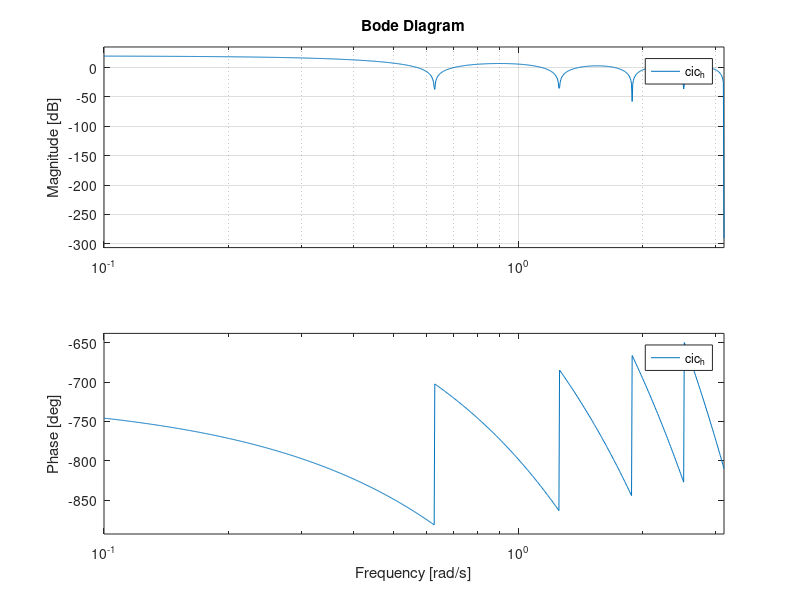
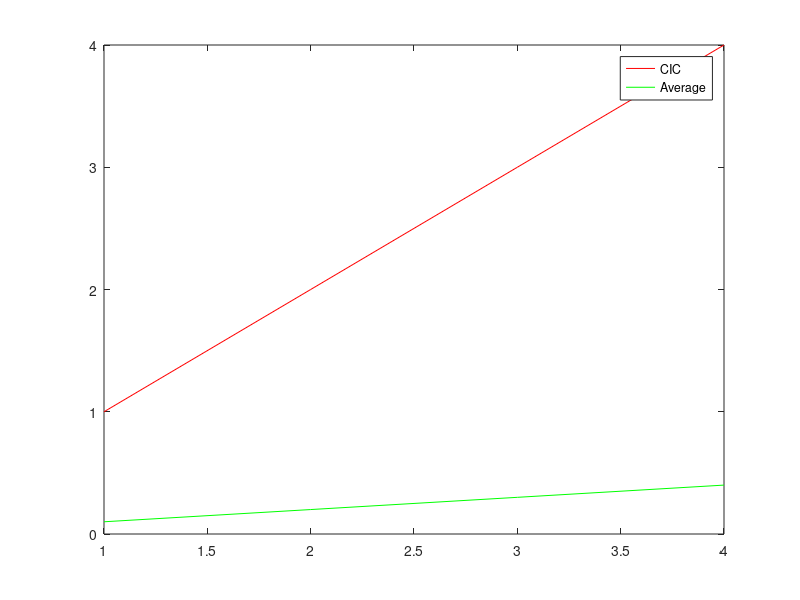
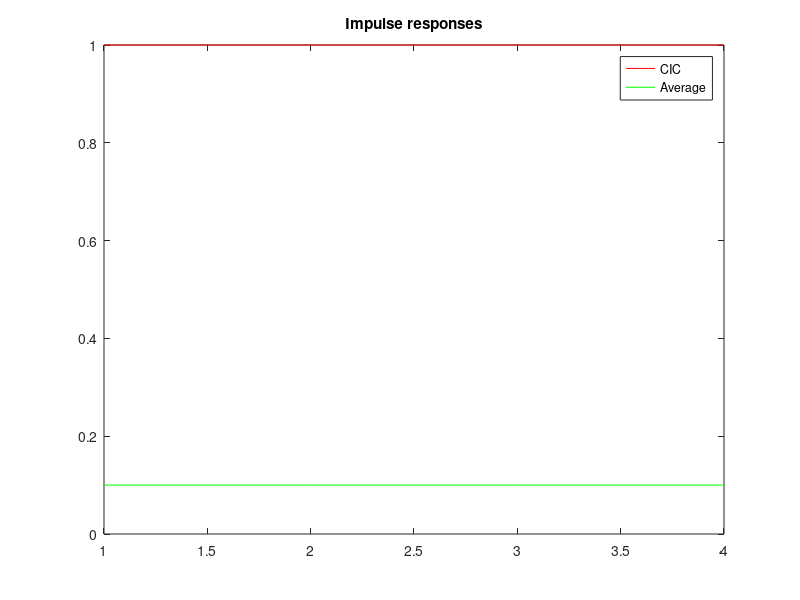
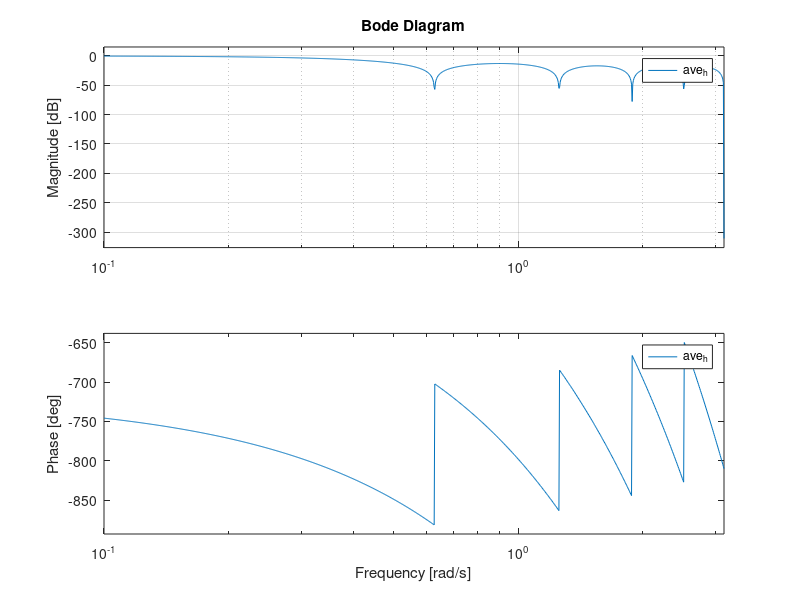

Recreate these plots in MATLAB, in order.
%%parameters
clear;

D = 10 ;

% CIC filter
cic_num = zeros(1,D+1);
cic_num(1) = 1;
cic_num(D+1) = -1;

cic_den = [1 -1];

cic_h = filt(cic_num,cic_den)
[cic_imp_y,cic_imp_t] = impulse(cic_h)

% recursive average filter
ave_num = zeros(1,D+1);
ave_num(1) = 1;
ave_num(D+1) = -1;
ave_den = D*[1 -1];

ave_h = filt(ave_num,ave_den)
[ave_imp_y,ave_imp_t] = impulse(ave_h);

% plot
figure(1)
bode(cic_h), grid

figure(2)
plot(step(cic_h),'r')
hold on 
plot(step(ave_h),'g')
legend('CIC','Average')
hold off

figure(4)
bode(ave_h), grid

figure(3)
plot(cic_imp_y, 'r')
hold on
plot(ave_imp_y, 'g')
legend('CIC','Average')
hold off
title('Impulse responses')
